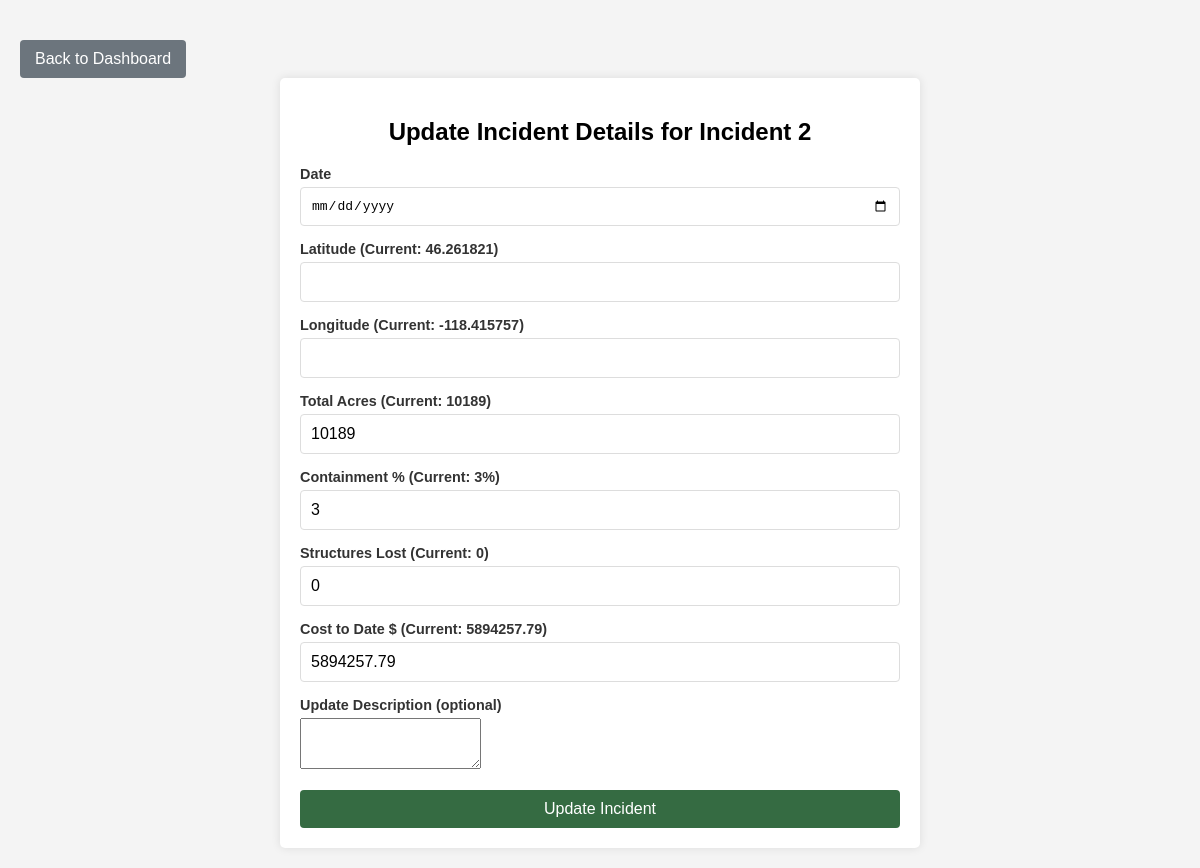
Screenshot of /update/2 with the database file from the repository.
### tables this page shows
CREATE TABLE incidents (
            id INTEGER PRIMARY KEY AUTOINCREMENT,
            name TEXT NOT NULL,
            lat REAL,
            long REAL,
            status TEXT NOT NULL,
            total_acres INTEGER,
            containment_percentage INTEGER,
            total_ppl INTEGER,
            crew INTEGER,
            engines INTEGER,
            helicopters INTEGER,
            structures_lost INTEGER,
            cost_to_date REAL
        );

### app.py (the view, shortened to what this page needs)
@app.route('/update/<int:incident_id>', methods=['GET', 'POST'])
def update_incident(incident_id):
    conn = sqlite3.connect('incidents.db')
    cursor = conn.cursor()
    cursor.execute("SELECT name, lat, long, total_acres, containment_percentage, structures_lost, cost_to_date FROM incidents WHERE id = ?", (incident_id,))
    incident = cursor.fetchone()
    conn.close()
    return render_template('update_incident.html', incident=incident, incident_id=incident_id)

### templates/update_incident.html (shortened to what this page needs)
<!DOCTYPE html>
<html lang="en">
<head>
    <link rel="stylesheet" href="{{ url_for('static', filename='style.css') }}">
</head>
<body>
    <a href="{{ url_for('dashboard') }}" class="btn-back">Back to Dashboard</a>
    <div class="form-container">
        <h2>Update Incident Details for {{ incident[0] }}</h2>
        <form action="{{ url_for('update_incident', incident_id=incident_id) }}" method="POST">
            <div class="input-group">
                <label for="date">Date</label>
                <input type="date" id="date" name="date">
            </div>
            <div class="input-group">
                <label for="lat">Latitude (Current: {{ incident[1] }})</label>
                <input type="number" id="lat" name="lat" step="any" required>
            </div>
            <div class="input-group">
                <label for="long">Longitude (Current: {{ incident[2] }})</label>
                <input type="number" id="long" name="long" step="any" required>
            </div>
            <div class="input-group">
                <label for="total_acres">Total Acres (Current: {{ incident[3] }})</label>
                <input type="number" id="total_acres" name="total_acres" value="{{ incident[3] }}" step="any" required>
            </div>
            <div class="input-group">
                <label for="containment_percentage">Containment % (Current: {{ incident[4] }}%)</label>
                <input type="number" id="containment_percentage" name="containment_percentage" value="{{ incident[4] }}" min="0" max="100" required>
            </div>
            <div class="input-group">
                <label for="structures_lost">Structures Lost (Current: {{ incident[5] }})</label>
                <input type="number" id="structures_lost" name="structures_lost" value="{{ incident[5] }}" required>
            </div>
            <div class="input-group">
                <label for="cost_to_date">Cost to Date $ (Current: {{ incident[6] | float | round(2) }})</label>
                <input type="number" id="cost_to_date" name="cost_to_date" value="{{ incident[6] }}" step="0.01" required>
            </div>
            <div class="input-group">
                <label for="update_description">Update Description (optional)</label>
                <textarea id="update_description" name="update_description" rows="3"></textarea>
            </div>
            <button type="submit" class="btn">Update Incident</button>
        </form>
    </div>
</body>
</html>

### static/style.css (style rules this page uses)
body { font-family: Arial, sans-serif; background-color: #f4f4f4; margin: 0; padding: 20px; }
h2 { text-align: center; margin-bottom: 20px; }
.btn { padding: 10px 15px; background-color: #356b42; color: #fff; border: none; border-radius: 4px; cursor: pointer; font-size: 1em; text-decoration: none; display: inline-block; margin-top: 2px; }
.input-group { margin-bottom: 15px; text-align: left; }
.input-group label { display: block; margin-bottom: 5px; font-weight: bold; color: #333; }
.input-group input { width: 100%; padding: 8px; font-size: 1em; border: 1px solid #ddd; border-radius: 4px; }
.form-container { max-width: 600px; margin: 0 auto; padding: 20px; background-color: #fff; border-radius: 5px; box-shadow: 0px 0px 10px rgba(0, 0, 0, 0.1); }
.form-container h2 { text-align: center; margin-bottom: 20px; }
.form-container .input-group { margin-bottom: 15px; }
.form-container .input-group label { display: block; font-size: 0.9em; color: #333; margin-bottom: 5px; }
.form-container .input-group input, .form-container .input-group select { width: 100%; padding: 10px; font-size: 1em; border: 1px solid #ddd; border-radius: 4px; box-sizing: border-box; }
.form-container .btn { width: 100%; text-align: center; }
.btn-back { display: inline-block; padding: 10px 15px; background-color: #6c757d; color: white; text-decoration: none; border-radius: 4px; font-size: 1em; margin-top: 20px; }

### rows the page displays
incidents: name "Incident 2", lat "46.261821", long "-118.415757", total_acres "10189", containment_percentage "3", structures_lost "0", cost_to_date "5894257.79"
